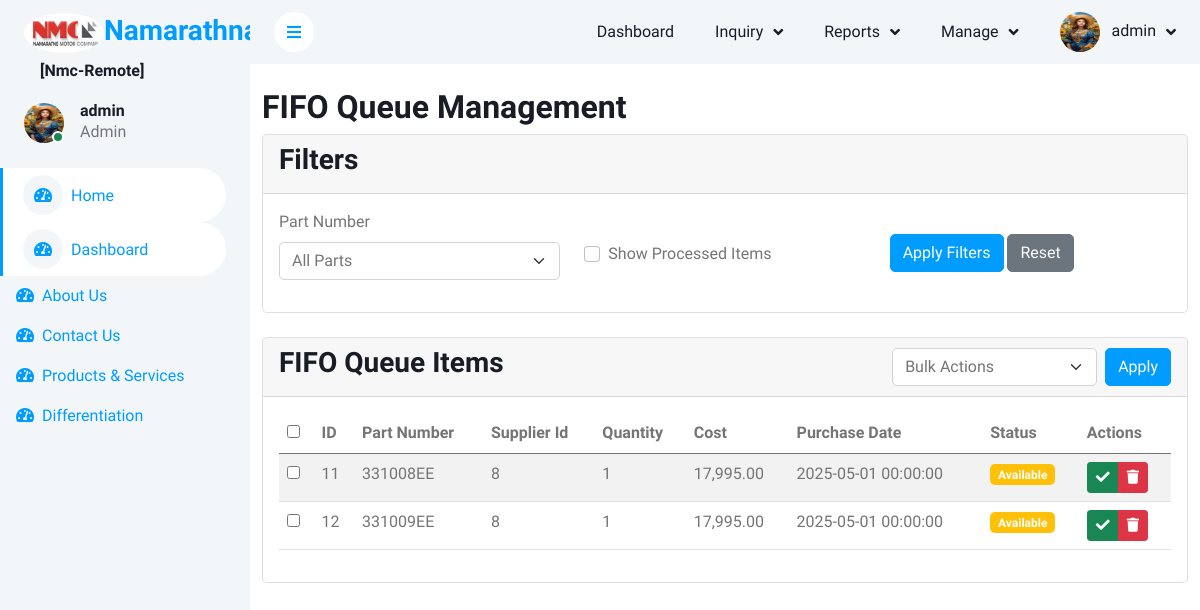
Page /manage_fifo_queue.php (signed in) on the committed database.
### tables this page shows
CREATE TABLE `fifo_queue1` (
  `id` int(11) NOT NULL,
  `item_data` varchar(255) NOT NULL,
  `created_at` timestamp NOT NULL DEFAULT current_timestamp(),
  `is_processed` tinyint(1) DEFAULT 0,
  `position` int(11) DEFAULT 0,
  `part_id` int(11) NOT NULL,
  `supplier_id` int(11) NOT NULL,
  `rack_id` int(11) DEFAULT NULL,
  `quantity` int(11) NOT NULL,
  `cost` decimal(10,2) NOT NULL,
  `purchase_date` datetime NOT NULL
);

CREATE TABLE `stocks` (
  `id` int(11) NOT NULL,
  `location_id` int(11) NOT NULL,
  `part_number` varchar(50) NOT NULL,
  `description` varchar(255) DEFAULT NULL,
  `image` varchar(255) DEFAULT NULL,
  `category_id` int(11) DEFAULT NULL,
  `cost` decimal(10,2) DEFAULT 0.00,
  `selling_price` decimal(10,2) DEFAULT 0.00,
  `stock_quantity` int(11) DEFAULT 0,
  `supplier_id` int(11) DEFAULT NULL,
  `model_id` int(11) DEFAULT NULL,
  `created_at` timestamp NOT NULL DEFAULT current_timestamp(),
  `flag` enum('active','inactive') NOT NULL DEFAULT 'active',
  `brand_id` int(11) DEFAULT NULL,
  `type_id` int(11) NOT NULL DEFAULT 3,
  `pricelistpage` int(11) NOT NULL,
  `oem_number` varchar(25) NOT NULL,
  `fifo_queue_id` int(11) DEFAULT NULL,
  `rack_id` int(11) DEFAULT 5 COMMENT 'Reference to rack location',
  `alert_threshold` int(11) DEFAULT 5 COMMENT 'Minimum quantity before alert is triggered',
  `last_alert_date` datetime DEFAULT NULL COMMENT 'Date when last low stock alert was sent',
  `stock_type` enum('Old','New') DEFAULT 'Old'
);

### manage_fifo_queue.php (the view, shortened to what this page needs)
<?php
include('header.php');
$show_processed = $_GET['show_processed'] ?? 0;
try {
    $query = "SELECT fq.*, s.part_number
              FROM fifo_queue1 fq
              LEFT JOIN stocks s ON fq.part_id = s.id
              WHERE 1=1";
    $params = [];
    if (!$show_processed) {
        $query .= " AND fq.is_processed = 0";
    }
    $query .= " ORDER BY fq.is_processed ASC, fq.id ASC";
    $stmt = $conn->prepare($query);
    $stmt->execute($params);
    $fifo_items = $stmt->fetchAll(PDO::FETCH_ASSOC);
} catch (PDOException $e) {
    $error = "Error fetching FIFO queue: " . $e->getMessage();
    $fifo_items = [];
    $parts = [];
}
?>
<div class="container mt-4">
    <h2>FIFO Queue Management</h2>
    <div class="card mb-4">
        <div class="card-header">
            <h3>Filters</h3>
        </div>
        <div class="card-body">
            <form method="get" class="row">
                <div class="col-md-4 mb-3">
                    <label class="form-label">Part Number</label>
                    <select name="part_id" class="form-select">
                        <option value="">All Parts</option>
                    </select>
                </div>
                <div class="col-md-4 mb-3">
                    <div class="form-check mt-4 pt-2">
                        <input class="form-check-input" type="checkbox" name="show_processed" id="show_processed" value="1" <?= $show_processed ? 'checked' : '' ?>>
                        <label class="form-check-label" for="show_processed">
                            Show Processed Items
                        </label>
                    </div>
                </div>
                <div class="col-md-4 mb-3">
                    <button type="submit" class="btn btn-primary mt-4">Apply Filters</button>
                    <a href="manage_fifo_queue.php" class="btn btn-secondary mt-4">Reset</a>
                </div>
            </form>
        </div>
    </div>
    <form method="post" id="bulkForm">
        <div class="card mb-3">
            <div class="card-header d-flex justify-content-between align-items-center">
                <h3>FIFO Queue Items</h3>
                <div class="d-flex">
                    <select name="bulk_action" class="form-select me-2" style="width: auto;">
                        <option value="">Bulk Actions</option>
                    </select>
                    <button type="submit" class="btn btn-primary">Apply</button>
                </div>
            </div>
            <div class="card-body">
                <div class="table-responsive">
                    <table class="table table-striped table-hover">
                        <thead>
                            <tr>
                                <th><input type="checkbox" id="selectAll"></th>
                                <th>ID</th>
                                <th>Part Number</th>
                                <th>Supplier Id</th>
                                <th>Quantity</th>
                                <th>Cost</th>
                                <th>Purchase Date</th>
                                <th>Status</th>
                                <th>Actions</th>
                            </tr>
                        </thead>
                        <tbody>
                            <?php if (empty($fifo_items)): ?>
                                <tr>
                                    <td colspan="9" class="text-center">No FIFO items found</td>
                                </tr>
                            <?php else: ?>
                                <?php foreach ($fifo_items as $item): ?>
                                    <tr class="<?= $item['is_processed'] ? 'table-secondary' : '' ?>">
                                        <td><input type="checkbox" name="selected_ids[]" value="<?= $item['id'] ?>"></td>
                                        <td><?= htmlspecialchars($item['id']) ?></td>
                                        <td><?= htmlspecialchars($item['part_number'] ?? 'N/A') ?></td>
                                        <td><?= htmlspecialchars($item['supplier_id']) ?></td>
                                        <td><?= htmlspecialchars($item['quantity']) ?></td>
                                        <td><?= htmlspecialchars(number_format($item['cost'], 2)) ?></td>
                                        <td><?= htmlspecialchars($item['purchase_date']) ?></td>
                                        <td>
                                            <span class="badge bg-<?= $item['is_processed'] ? 'success' : 'warning' ?>">
                                                <?= $item['is_processed'] ? 'Processed' : 'Available' ?>
                                            </span>
                                        </td>
                                        <td>
                                            <div class="btn-group">
                                                <?php if ($item['is_processed']): ?>
                                                    <a href="?action=unprocess&id=<?= $item['id'] ?>" class="btn btn-sm btn-warning" title="Mark as available">
                                                        <i class="fas fa-undo"></i>
                                                    </a>
                                                <?php else: ?>
                                                    <a href="?action=process&id=<?= $item['id'] ?>" class="btn btn-sm btn-success" title="Mark as processed">
                                                        <i class="fas fa-check"></i>
                                                    </a>
                                                <?php endif; ?>
                                                <a href="?action=delete&id=<?= $item['id'] ?>" class="btn btn-sm btn-danger" title="Delete" onclick="return confirm('Are you sure?')">
                                                    <i class="fas fa-trash"></i>
                                                </a>
                                            </div>
                                        </td>
                                    </tr>
                                <?php endforeach; ?>
                            <?php endif; ?>
                        </tbody>
                    </table>
                </div>
            </div>
        </div>
    </form>
</div>
<?php include('footer.php'); ?>

### css/style.css (style rules this page uses)
:root { --primary: #009CFF; --light: #F3F6F9; --dark: #191C24; }
.btn { transition: .5s; }
.btn.btn-primary { color: #FFFFFF; }

### rows in the picture
fifo_queue1: id "11", stocks.part_number "331008EE", supplier "8", quantity "1", cost "17,995.00", purchase_date "2025-05-01 00:00:00", is_processed "Available"
fifo_queue1: id "12", stocks.part_number "331009EE", supplier "8", quantity "1", cost "17,995.00", purchase_date "2025-05-01 00:00:00", is_processed "Available"

### other values in the picture
$prj_id_ "[Nmc-Remote]"
$_SESSION['username'] "admin"
$_SESSION['role_name'] "Admin"
$menu_item['menu_name_'] "Dashboard"
